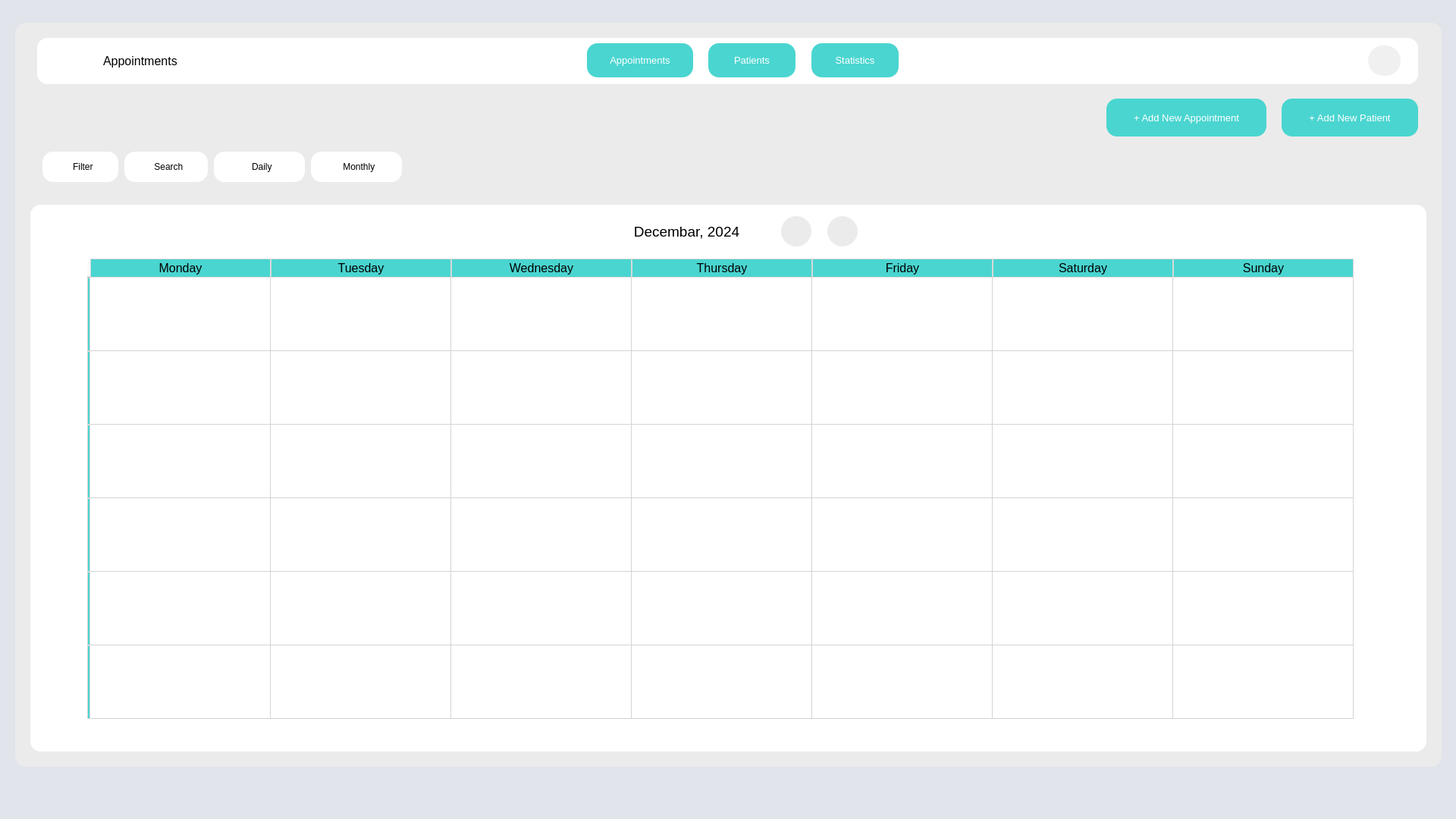
<?xml version="1.0" encoding="UTF-8"?>
<ui version="4.0">
 <class>MainWindow</class>
 <widget class="QMainWindow" name="MainWindow">
  <property name="geometry">
   <rect>
    <x>0</x>
    <y>0</y>
    <width>1920</width>
    <height>1080</height>
   </rect>
  </property>
  <property name="minimumSize">
   <size>
    <width>1800</width>
    <height>950</height>
   </size>
  </property>
  <property name="maximumSize">
   <size>
    <width>1920</width>
    <height>1080</height>
   </size>
  </property>
  <property name="windowTitle">
   <string>MedicalBooker</string>
  </property>
  <property name="windowIcon">
   <iconset resource="images.qrc">
    <normaloff>:/appointment-book.png</normaloff>:/appointment-book.png</iconset>
  </property>
  <widget class="QWidget" name="centralwidget">
   <property name="styleSheet">
    <string notr="true">background-color: rgb(225, 228, 234);</string>
   </property>
   <widget class="QFrame" name="applicationFrame">
    <property name="geometry">
     <rect>
      <x>20</x>
      <y>30</y>
      <width>1881</width>
      <height>981</height>
     </rect>
    </property>
    <property name="styleSheet">
     <string notr="true">background-color: rgb(235, 235, 235);
border-radius: 14px;</string>
    </property>
    <property name="frameShape">
     <enum>QFrame::StyledPanel</enum>
    </property>
    <property name="frameShadow">
     <enum>QFrame::Raised</enum>
    </property>
    <widget class="QFrame" name="headerFrame">
     <property name="geometry">
      <rect>
       <x>29</x>
       <y>20</y>
       <width>1821</width>
       <height>61</height>
      </rect>
     </property>
     <property name="styleSheet">
      <string notr="true">background-color: rgb(255, 255, 255);
border-radius: 14px;</string>
     </property>
     <property name="frameShape">
      <enum>QFrame::StyledPanel</enum>
     </property>
     <property name="frameShadow">
      <enum>QFrame::Raised</enum>
     </property>
     <widget class="QWidget" name="horizontalLayoutWidget">
      <property name="geometry">
       <rect>
        <x>0</x>
        <y>0</y>
        <width>1821</width>
        <height>61</height>
       </rect>
      </property>
      <layout class="QHBoxLayout" name="horizontalLayout_2">
       <property name="leftMargin">
        <number>13</number>
       </property>
       <property name="rightMargin">
        <number>13</number>
       </property>
       <item>
        <widget class="QWidget" name="widget" native="true">
         <property name="minimumSize">
          <size>
           <width>220</width>
           <height>50</height>
          </size>
         </property>
         <widget class="QLabel" name="logoLabel">
          <property name="geometry">
           <rect>
            <x>10</x>
            <y>10</y>
            <width>51</width>
            <height>41</height>
           </rect>
          </property>
          <property name="text">
           <string/>
          </property>
          <property name="pixmap">
           <pixmap resource="images.qrc">:/plannerLogo.png</pixmap>
          </property>
          <property name="scaledContents">
           <bool>true</bool>
          </property>
         </widget>
         <widget class="QLabel" name="logoText">
          <property name="geometry">
           <rect>
            <x>74</x>
            <y>15</y>
            <width>161</width>
            <height>31</height>
           </rect>
          </property>
          <property name="minimumSize">
           <size>
            <width>60</width>
            <height>0</height>
           </size>
          </property>
          <property name="font">
           <font>
            <pointsize>12</pointsize>
           </font>
          </property>
          <property name="text">
           <string>Appointments</string>
          </property>
         </widget>
        </widget>
       </item>
       <item>
        <spacer name="horizontalSpacer">
         <property name="orientation">
          <enum>Qt::Horizontal</enum>
         </property>
         <property name="sizeHint" stdset="0">
          <size>
           <width>40</width>
           <height>20</height>
          </size>
         </property>
        </spacer>
       </item>
       <item>
        <widget class="QWidget" name="widget_2" native="true">
         <property name="minimumSize">
          <size>
           <width>600</width>
           <height>50</height>
          </size>
         </property>
         <property name="styleSheet">
          <string notr="true">QPushButton {
	background-color: rgb(74, 213, 208);
    color: rgb(255, 255, 255);
    width: 115px;
    height: 45px;
    font-size:10pt;
}

QPushButton::checked {
	background-color: rgb(24, 63, 60);
    color: rgb(255, 255, 255);
}</string>
         </property>
         <widget class="QWidget" name="horizontalLayoutWidget_2">
          <property name="geometry">
           <rect>
            <x>59</x>
            <y>0</y>
            <width>451</width>
            <height>71</height>
           </rect>
          </property>
          <layout class="QHBoxLayout" name="horizontalLayout_3">
           <property name="spacing">
            <number>0</number>
           </property>
           <property name="leftMargin">
            <number>20</number>
           </property>
           <property name="topMargin">
            <number>0</number>
           </property>
           <property name="rightMargin">
            <number>20</number>
           </property>
           <property name="bottomMargin">
            <number>11</number>
           </property>
           <item>
            <widget class="QPushButton" name="appointmentsButton">
             <property name="minimumSize">
              <size>
               <width>140</width>
               <height>0</height>
              </size>
             </property>
             <property name="cursor">
              <cursorShape>PointingHandCursor</cursorShape>
             </property>
             <property name="text">
              <string>Appointments</string>
             </property>
             <property name="checkable">
              <bool>true</bool>
             </property>
            </widget>
           </item>
           <item>
            <spacer name="horizontalSpacer_4">
             <property name="orientation">
              <enum>Qt::Horizontal</enum>
             </property>
             <property name="sizeHint" stdset="0">
              <size>
               <width>40</width>
               <height>20</height>
              </size>
             </property>
            </spacer>
           </item>
           <item>
            <widget class="QPushButton" name="patientsButton">
             <property name="cursor">
              <cursorShape>PointingHandCursor</cursorShape>
             </property>
             <property name="text">
              <string>Patients</string>
             </property>
             <property name="checkable">
              <bool>true</bool>
             </property>
            </widget>
           </item>
           <item>
            <spacer name="horizontalSpacer_5">
             <property name="orientation">
              <enum>Qt::Horizontal</enum>
             </property>
             <property name="sizeHint" stdset="0">
              <size>
               <width>40</width>
               <height>20</height>
              </size>
             </property>
            </spacer>
           </item>
           <item>
            <widget class="QPushButton" name="statisticsButton">
             <property name="cursor">
              <cursorShape>PointingHandCursor</cursorShape>
             </property>
             <property name="text">
              <string>Statistics</string>
             </property>
             <property name="checkable">
              <bool>true</bool>
             </property>
            </widget>
           </item>
          </layout>
         </widget>
        </widget>
       </item>
       <item>
        <spacer name="horizontalSpacer_2">
         <property name="orientation">
          <enum>Qt::Horizontal</enum>
         </property>
         <property name="sizeHint" stdset="0">
          <size>
           <width>40</width>
           <height>20</height>
          </size>
         </property>
        </spacer>
       </item>
       <item>
        <widget class="QWidget" name="widget_3" native="true">
         <property name="minimumSize">
          <size>
           <width>150</width>
           <height>50</height>
          </size>
         </property>
         <property name="styleSheet">
          <string notr="true">QPushButton {
	height: 40px;
    width: 40px;
    border-radius: 20px;
	background-color: rgb(240, 240, 240);    
}

QPushButton::pressed {
	background-color: rgb(170, 255, 255);
    color: rgb(132, 132, 132);
}
</string>
         </property>
         <widget class="QWidget" name="horizontalLayoutWidget_3">
          <property name="geometry">
           <rect>
            <x>80</x>
            <y>0</y>
            <width>71</width>
            <height>61</height>
           </rect>
          </property>
          <layout class="QHBoxLayout" name="horizontalLayout_4">
           <property name="leftMargin">
            <number>17</number>
           </property>
           <property name="rightMargin">
            <number>11</number>
           </property>
           <item>
            <widget class="QPushButton" name="settingsButton">
             <property name="cursor">
              <cursorShape>PointingHandCursor</cursorShape>
             </property>
             <property name="styleSheet">
              <string notr="true"/>
             </property>
             <property name="text">
              <string/>
             </property>
             <property name="icon">
              <iconset resource="images.qrc">
               <normaloff>:/settings.png</normaloff>:/settings.png</iconset>
             </property>
             <property name="iconSize">
              <size>
               <width>25</width>
               <height>25</height>
              </size>
             </property>
            </widget>
           </item>
          </layout>
         </widget>
        </widget>
       </item>
      </layout>
     </widget>
    </widget>
    <widget class="QPushButton" name="addNewPatientButton">
     <property name="geometry">
      <rect>
       <x>1670</x>
       <y>100</y>
       <width>180</width>
       <height>50</height>
      </rect>
     </property>
     <property name="maximumSize">
      <size>
       <width>180</width>
       <height>50</height>
      </size>
     </property>
     <property name="cursor">
      <cursorShape>PointingHandCursor</cursorShape>
     </property>
     <property name="styleSheet">
      <string notr="true">QPushButton {
	background-color: rgb(74, 213, 208);
    color: rgb(255, 255, 255);
    width: 115px;
    height: 45px;
    font-size:10pt;
}

QPushButton::pressed {
	background-color: rgb(170, 255, 255);
    color: rgb(132, 132, 132);
}</string>
     </property>
     <property name="text">
      <string>+ Add New Patient</string>
     </property>
    </widget>
    <widget class="QFrame" name="buttonsFrame">
     <property name="geometry">
      <rect>
       <x>20</x>
       <y>160</y>
       <width>1841</width>
       <height>71</height>
      </rect>
     </property>
     <property name="frameShape">
      <enum>QFrame::StyledPanel</enum>
     </property>
     <property name="frameShadow">
      <enum>QFrame::Raised</enum>
     </property>
     <widget class="QWidget" name="horizontalLayoutWidget_4">
      <property name="geometry">
       <rect>
        <x>-1</x>
        <y>0</y>
        <width>1831</width>
        <height>81</height>
       </rect>
      </property>
      <layout class="QHBoxLayout" name="horizontalLayout">
       <item>
        <widget class="QFrame" name="frame_4">
         <property name="minimumSize">
          <size>
           <width>500</width>
           <height>70</height>
          </size>
         </property>
         <property name="styleSheet">
          <string notr="true">QPushButton {
	background-color: rgb(255, 255, 255);
    height: 50px;
}

QPushButton::checked {
	background-color: rgb(74, 213, 208);
    color: rgb(255, 255, 255);
}</string>
         </property>
         <widget class="QWidget" name="horizontalLayoutWidget_5">
          <property name="geometry">
           <rect>
            <x>9</x>
            <y>0</y>
            <width>491</width>
            <height>61</height>
           </rect>
          </property>
          <layout class="QHBoxLayout" name="horizontalLayout_6">
           <property name="spacing">
            <number>0</number>
           </property>
           <item>
            <widget class="QPushButton" name="filterButton">
             <property name="maximumSize">
              <size>
               <width>100</width>
               <height>40</height>
              </size>
             </property>
             <property name="font">
              <font>
               <pointsize>9</pointsize>
              </font>
             </property>
             <property name="cursor">
              <cursorShape>PointingHandCursor</cursorShape>
             </property>
             <property name="text">
              <string>  Filter</string>
             </property>
             <property name="icon">
              <iconset resource="images.qrc">
               <normaloff>:/icons8-filter-24.png</normaloff>:/icons8-filter-24.png</iconset>
             </property>
             <property name="iconSize">
              <size>
               <width>48</width>
               <height>48</height>
              </size>
             </property>
             <property name="checkable">
              <bool>true</bool>
             </property>
            </widget>
           </item>
           <item>
            <widget class="QPushButton" name="searchButton">
             <property name="maximumSize">
              <size>
               <width>110</width>
               <height>40</height>
              </size>
             </property>
             <property name="font">
              <font>
               <pointsize>9</pointsize>
              </font>
             </property>
             <property name="cursor">
              <cursorShape>PointingHandCursor</cursorShape>
             </property>
             <property name="text">
              <string>  Search</string>
             </property>
             <property name="icon">
              <iconset resource="images.qrc">
               <normaloff>:/icons8-search-24.png</normaloff>:/icons8-search-24.png</iconset>
             </property>
             <property name="iconSize">
              <size>
               <width>48</width>
               <height>48</height>
              </size>
             </property>
             <property name="checkable">
              <bool>true</bool>
             </property>
            </widget>
           </item>
           <item>
            <widget class="QPushButton" name="dailyButton">
             <property name="maximumSize">
              <size>
               <width>120</width>
               <height>40</height>
              </size>
             </property>
             <property name="font">
              <font>
               <pointsize>9</pointsize>
              </font>
             </property>
             <property name="cursor">
              <cursorShape>PointingHandCursor</cursorShape>
             </property>
             <property name="text">
              <string>  Daily</string>
             </property>
             <property name="icon">
              <iconset resource="images.qrc">
               <normaloff>:/icons8-calendar-24.png</normaloff>:/icons8-calendar-24.png</iconset>
             </property>
             <property name="iconSize">
              <size>
               <width>48</width>
               <height>48</height>
              </size>
             </property>
             <property name="checkable">
              <bool>true</bool>
             </property>
            </widget>
           </item>
           <item>
            <widget class="QPushButton" name="monthlyButton">
             <property name="maximumSize">
              <size>
               <width>120</width>
               <height>40</height>
              </size>
             </property>
             <property name="font">
              <font>
               <pointsize>9</pointsize>
              </font>
             </property>
             <property name="cursor">
              <cursorShape>PointingHandCursor</cursorShape>
             </property>
             <property name="text">
              <string>  Monthly</string>
             </property>
             <property name="icon">
              <iconset resource="images.qrc">
               <normaloff>:/icons8-calendar-24.png</normaloff>:/icons8-calendar-24.png</iconset>
             </property>
             <property name="iconSize">
              <size>
               <width>48</width>
               <height>48</height>
              </size>
             </property>
             <property name="checkable">
              <bool>true</bool>
             </property>
            </widget>
           </item>
          </layout>
         </widget>
        </widget>
       </item>
       <item>
        <spacer name="horizontalSpacer_7">
         <property name="orientation">
          <enum>Qt::Horizontal</enum>
         </property>
         <property name="sizeHint" stdset="0">
          <size>
           <width>40</width>
           <height>20</height>
          </size>
         </property>
        </spacer>
       </item>
      </layout>
     </widget>
    </widget>
    <widget class="QStackedWidget" name="stackedWidget">
     <property name="geometry">
      <rect>
       <x>20</x>
       <y>240</y>
       <width>1841</width>
       <height>721</height>
      </rect>
     </property>
     <property name="styleSheet">
      <string notr="true">background-color: rgb(255, 255, 255);</string>
     </property>
     <property name="frameShape">
      <enum>QFrame::Box</enum>
     </property>
     <property name="currentIndex">
      <number>0</number>
     </property>
     <widget class="QWidget" name="page1">
      <widget class="QTableWidget" name="monthlyAppointsTable">
       <property name="geometry">
        <rect>
         <x>75</x>
         <y>71</y>
         <width>1691</width>
         <height>631</height>
        </rect>
       </property>
       <property name="styleSheet">
        <string notr="true">QHeaderView::section {
    background-color: rgb(74, 213, 208); 
    border: 0.5px solid rgb(216, 216, 216); 
    font-size: 12pt;
}

QHeaderView::section:vertical {
	border-right: 0.5px solid rgb(216, 216, 216)
}

</string>
       </property>
       <attribute name="horizontalHeaderDefaultSectionSize">
        <number>238</number>
       </attribute>
       <attribute name="verticalHeaderDefaultSectionSize">
        <number>97</number>
       </attribute>
       <row>
        <property name="text">
         <string/>
        </property>
       </row>
       <row>
        <property name="text">
         <string/>
        </property>
       </row>
       <row>
        <property name="text">
         <string/>
        </property>
       </row>
       <row>
        <property name="text">
         <string/>
        </property>
       </row>
       <row>
        <property name="text">
         <string/>
        </property>
       </row>
       <row>
        <property name="text">
         <string/>
        </property>
       </row>
       <column>
        <property name="text">
         <string>Monday</string>
        </property>
       </column>
       <column>
        <property name="text">
         <string>Tuesday</string>
        </property>
       </column>
       <column>
        <property name="text">
         <string>Wednesday</string>
        </property>
       </column>
       <column>
        <property name="text">
         <string>Thursday</string>
        </property>
       </column>
       <column>
        <property name="text">
         <string>Friday</string>
        </property>
       </column>
       <column>
        <property name="text">
         <string>Saturday</string>
        </property>
       </column>
       <column>
        <property name="text">
         <string>Sunday</string>
        </property>
       </column>
      </widget>
      <widget class="QLabel" name="monthYearLabel">
       <property name="geometry">
        <rect>
         <x>760</x>
         <y>20</y>
         <width>211</width>
         <height>31</height>
        </rect>
       </property>
       <property name="font">
        <font>
         <pointsize>14</pointsize>
        </font>
       </property>
       <property name="text">
        <string>Decembar, 2024</string>
       </property>
       <property name="alignment">
        <set>Qt::AlignCenter</set>
       </property>
      </widget>
      <widget class="QWidget" name="horizontalLayoutWidget_6">
       <property name="geometry">
        <rect>
         <x>990</x>
         <y>10</y>
         <width>101</width>
         <height>51</height>
        </rect>
       </property>
       <layout class="QHBoxLayout" name="horizontalLayout_5">
        <item>
         <widget class="QPushButton" name="previousMonthButton">
          <property name="cursor">
           <cursorShape>PointingHandCursor</cursorShape>
          </property>
          <property name="styleSheet">
           <string notr="true">QPushButton {
        background-color: rgb(235, 235, 235);
        border-radius: 20px; /* Polovina širine/visine dugmeta za savršeno okrugli oblik */
        min-width: 40px; /* Veličina dugmeta */
        min-height: 40px;
    }

QPushButton::checked {
	background-color: rgb(74, 213, 208);
    color: rgb(255, 255, 255);
}</string>
          </property>
          <property name="text">
           <string/>
          </property>
          <property name="icon">
           <iconset resource="images.qrc">
            <normaloff>:/icons8-sort-left-48.png</normaloff>:/icons8-sort-left-48.png</iconset>
          </property>
         </widget>
        </item>
        <item>
         <spacer name="horizontalSpacer_3">
          <property name="orientation">
           <enum>Qt::Horizontal</enum>
          </property>
          <property name="sizeHint" stdset="0">
           <size>
            <width>40</width>
            <height>20</height>
           </size>
          </property>
         </spacer>
        </item>
        <item>
         <widget class="QPushButton" name="nextMonthButton">
          <property name="cursor">
           <cursorShape>PointingHandCursor</cursorShape>
          </property>
          <property name="styleSheet">
           <string notr="true">QPushButton {
        background-color: rgb(235, 235, 235);
        border-radius: 20px; /* Polovina širine/visine dugmeta za savršeno okrugli oblik */
        min-width: 40px; /* Veličina dugmeta */
        min-height: 40px;
    }

QPushButton::checked {
	background-color: rgb(74, 213, 208);
    color: rgb(255, 255, 255);
}</string>
          </property>
          <property name="text">
           <string/>
          </property>
          <property name="icon">
           <iconset resource="images.qrc">
            <normaloff>:/icons8-arrow-right-48.png</normaloff>:/icons8-arrow-right-48.png</iconset>
          </property>
         </widget>
        </item>
       </layout>
      </widget>
     </widget>
     <widget class="QWidget" name="page2">
      <widget class="QTableWidget" name="dailyAppointsTable">
       <property name="geometry">
        <rect>
         <x>40</x>
         <y>70</y>
         <width>1761</width>
         <height>291</height>
        </rect>
       </property>
       <property name="styleSheet">
        <string notr="true">QHeaderView::section {
    background-color: rgb(74, 213, 208); 
    border: 0.5px solid rgb(216, 216, 216); 
    font-size: 12pt;
}

QHeaderView::section:vertical {
	border-right: 0.5px solid rgb(216, 216, 216)
}</string>
       </property>
       <attribute name="horizontalHeaderDefaultSectionSize">
        <number>116</number>
       </attribute>
       <attribute name="verticalHeaderVisible">
        <bool>false</bool>
       </attribute>
       <attribute name="verticalHeaderDefaultSectionSize">
        <number>239</number>
       </attribute>
       <row>
        <property name="text">
         <string/>
        </property>
       </row>
       <column>
        <property name="text">
         <string/>
        </property>
       </column>
       <column>
        <property name="text">
         <string/>
        </property>
       </column>
       <column>
        <property name="text">
         <string/>
        </property>
       </column>
       <column>
        <property name="text">
         <string/>
        </property>
       </column>
       <column>
        <property name="text">
         <string/>
        </property>
       </column>
       <column>
        <property name="text">
         <string/>
        </property>
       </column>
       <column>
        <property name="text">
         <string/>
        </property>
       </column>
       <column>
        <property name="text">
         <string/>
        </property>
       </column>
       <column>
        <property name="text">
         <string/>
        </property>
       </column>
       <column>
        <property name="text">
         <string/>
        </property>
       </column>
       <column>
        <property name="text">
         <string/>
        </property>
       </column>
       <column>
        <property name="text">
         <string/>
        </property>
       </column>
       <column>
        <property name="text">
         <string/>
        </property>
       </column>
       <column>
        <property name="text">
         <string/>
        </property>
       </column>
       <column>
        <property name="text">
         <string/>
        </property>
       </column>
      </widget>
      <widget class="QLabel" name="dateLabel">
       <property name="geometry">
        <rect>
         <x>730</x>
         <y>20</y>
         <width>301</width>
         <height>31</height>
        </rect>
       </property>
       <property name="font">
        <font>
         <pointsize>14</pointsize>
        </font>
       </property>
       <property name="text">
        <string>Ponedjeljak, 24.10.2024</string>
       </property>
       <property name="alignment">
        <set>Qt::AlignCenter</set>
       </property>
      </widget>
     </widget>
     <widget class="QWidget" name="page3">
      <widget class="QTableWidget" name="tableWidgetPatients">
       <property name="geometry">
        <rect>
         <x>370</x>
         <y>30</y>
         <width>1071</width>
         <height>641</height>
        </rect>
       </property>
       <property name="font">
        <font>
         <pointsize>16</pointsize>
        </font>
       </property>
       <property name="styleSheet">
        <string notr="true">
QHeaderView {
        font-size: 16pt;  /* Veličina fonta za zaglavlje */
    }

QHeaderView::section {
        border: 1px solid rgb(182, 182, 182); 
        background-color: rgb(74, 213, 208); 
    }

QScrollBar:vertical {
    background: transparent;
    width: 10px;
    margin: 0px;
}

QScrollBar::handle:vertical {
    background: #888;
    min-height: 30px;  /* ovo je ono što skraćuje */
    max-height: 50px;
    border-radius: 5px;
}

QScrollBar::add-line:vertical,
QScrollBar::sub-line:vertical {
    height: 0px;
    subcontrol-origin: margin;
}

QScrollBar::add-page:vertical,
QScrollBar::sub-page:vertical {
    background: none;
}
</string>
       </property>
       <property name="frameShape">
        <enum>QFrame::Box</enum>
       </property>
       <property name="horizontalScrollBarPolicy">
        <enum>Qt::ScrollBarAlwaysOff</enum>
       </property>
       <property name="alternatingRowColors">
        <bool>true</bool>
       </property>
       <attribute name="horizontalHeaderMinimumSectionSize">
        <number>51</number>
       </attribute>
       <attribute name="horizontalHeaderDefaultSectionSize">
        <number>263</number>
       </attribute>
       <attribute name="horizontalHeaderStretchLastSection">
        <bool>true</bool>
       </attribute>
       <attribute name="verticalHeaderMinimumSectionSize">
        <number>38</number>
       </attribute>
       <row>
        <property name="text">
         <string/>
        </property>
       </row>
       <column>
        <property name="text">
         <string>Patient</string>
        </property>
        <property name="textAlignment">
         <set>AlignCenter</set>
        </property>
       </column>
       <column>
        <property name="text">
         <string>Years</string>
        </property>
       </column>
       <column>
        <property name="text">
         <string>Address</string>
        </property>
       </column>
       <column>
        <property name="text">
         <string>Phone number</string>
        </property>
       </column>
      </widget>
     </widget>
    </widget>
    <widget class="QPushButton" name="addNewAppointmentButton">
     <property name="geometry">
      <rect>
       <x>1439</x>
       <y>100</y>
       <width>211</width>
       <height>50</height>
      </rect>
     </property>
     <property name="maximumSize">
      <size>
       <width>220</width>
       <height>50</height>
      </size>
     </property>
     <property name="cursor">
      <cursorShape>PointingHandCursor</cursorShape>
     </property>
     <property name="styleSheet">
      <string notr="true">QPushButton {
	background-color: rgb(74, 213, 208);
    color: rgb(255, 255, 255);
    width: 115px;
    height: 45px;
    font-size:10pt;
}

QPushButton::pressed {
	background-color: rgb(170, 255, 255);
    color: rgb(132, 132, 132);
}</string>
     </property>
     <property name="text">
      <string>+ Add New Appointment</string>
     </property>
    </widget>
   </widget>
  </widget>
 </widget>
 <resources>
  <include location="images.qrc"/>
 </resources>
 <connections/>
</ui>
